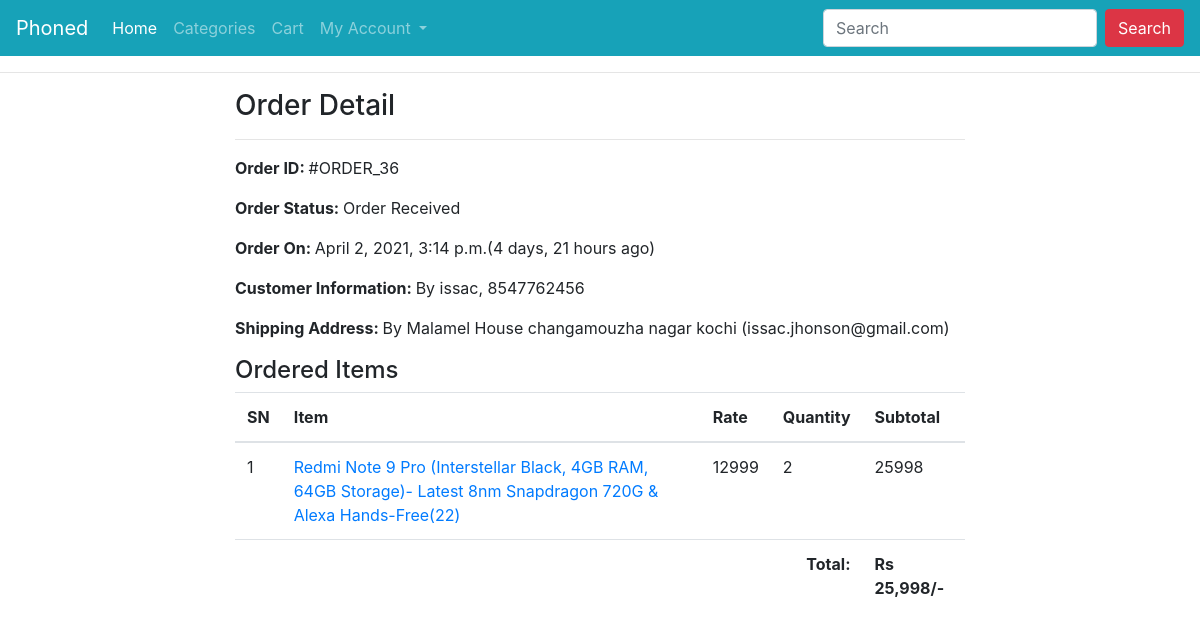
Screenshot of /profile/order-36/ (signed in) with the database file from the repository.
### ecomapp/models.py (models this page shows, shortened)
class Order(models.Model):
    cart = models.OneToOneField(Cart, on_delete=models.CASCADE)
    ordered_by = models.CharField(max_length=200)
    shipping_address = models.CharField(max_length=200)
    mobile = models.CharField(max_length=10)
    email = models.EmailField(null=True, blank=True)
    subtotal = models.PositiveIntegerField()
    discount = models.PositiveIntegerField()
    total = models.PositiveIntegerField()
    order_status = models.CharField(max_length=50, choices=ORDER_STATUS)
    created_at = models.DateTimeField(auto_now_add=True)
    payment_method = models.CharField(
        max_length=20, choices=METHOD, default="Cash On Delivery")
    payment_completed = models.BooleanField(
        default=False, null=True, blank=True)

class CartProduct(models.Model):
    cart = models.ForeignKey(Cart, on_delete=models.CASCADE)
    product = models.ForeignKey(Product, on_delete=models.CASCADE)
    rate = models.PositiveIntegerField()
    quantity = models.PositiveIntegerField()
    subtotal = models.PositiveIntegerField()

class Product(models.Model):
    title = models.CharField(max_length=200)
    slug = models.SlugField(unique=True)
    category = models.ForeignKey(Category, on_delete=models.CASCADE)
    image = models.ImageField(upload_to="products")
    marked_price = models.PositiveIntegerField()
    selling_price = models.PositiveIntegerField()
    description = models.TextField()
    warranty = models.CharField(max_length=300, null=True, blank=True)
    return_policy = models.CharField(max_length=300, null=True, blank=True)
    view_count = models.PositiveIntegerField(default=0)

### ecomapp/views.py (the view)
# urls.py: path("profile/order-<int:pk>/", CustomerOrderDetailView.as_view(),
class CustomerOrderDetailView(DetailView):
    template_name = "customerorderdetail.html"
    model = Order
    context_object_name = "ord_obj"
    def dispatch(self, request, *args, **kwargs):
        if request.user.is_authenticated and Customer.objects.filter(user=request.user).exists():
            order_id = self.kwargs["pk"]
            order = Order.objects.get(id=order_id)
            if request.user.customer != order.cart.customer:
                return redirect("ecomapp:customerprofile")
        else:
            return redirect("/login/?next=/profile/")
        return super().dispatch(request, *args, **kwargs)

### templates/customerorderdetail.html (shortened to what this page needs)
{% extends "base.html" %}
{% load humanize %}
{% block content %}
<div class="container">
    <div class="row">
        <div class="col-md-8 mx-auto">
            <h3>Order Detail</h3><hr>
            <p><span class="font-weight-bold">Order ID: </span> #ORDER_{{ord_obj.id}}</p>
            <p><span class="font-weight-bold">Order Status: </span> {{ord_obj.order_status}}</p>
            <p><span class="font-weight-bold">Order On: </span> {{ord_obj.created_at}}({{ord_obj.created_at|timesince}} ago)</p>
            <p><span class="font-weight-bold">Customer Information: </span> By {{ord_obj.ordered_by}}, {{ord_obj.mobile}}</p>
            <p><span class="font-weight-bold">Shipping Address: </span> By {{ord_obj.shipping_address}} ({{ord_obj.email}})</p>
            <h4>Ordered Items</h4>
            <table class="table">
                <thead>
                    <tr>
                        <th>SN</th>
                        <th>Item</th>
                        <th>Rate</th>
                        <th>Quantity</th>
                        <th>Subtotal</th>
                    </tr>
                </thead>
                <tbody>
                    {% for cp in ord_obj.cart.cartproduct_set.all %}
                    <tr>
                        <td>{{forloop.counter}}</td>
                        <td><a target="_blank" href="{% url 'ecomapp:productdetail' cp.product.slug %}">{{cp.product.title}}({{cp.product.id}})</a></td>
                        <td>{{cp.rate}}</td>
                        <td>{{cp.quantity}}</td>
                        <td>{{cp.subtotal}}</td>
                    </tr>
                    {% endfor %}
                    <tr>
                        <th colspan="4" class="text-right">Total: </th>
                        <th>Rs {{ord_obj.total|intcomma}}/-</th>
                    </tr>
                </tbody>
            </table>
        </div>
    </div>
</div>
{% endblock %}

### rows the page displays
Order: id "36", order_status "Order Received", created_at "April 2, 2021, 3:14 p.m.", created_at "4 days, 21 hours", ordered_by "issac", mobile "8547762456", shipping_address "Malamel House changamouzha nagar kochi", email "issac.jhonson@gmail.com", total "25,998"
CartProduct: product "Redmi Note 9 Pro (Interstellar Black, 4GB RAM, 64GB Storage)- Latest 8nm Snapdragon 720G & Alexa Hands-Free", product.id "22", rate "12999", quantity "2", subtotal "25998"
